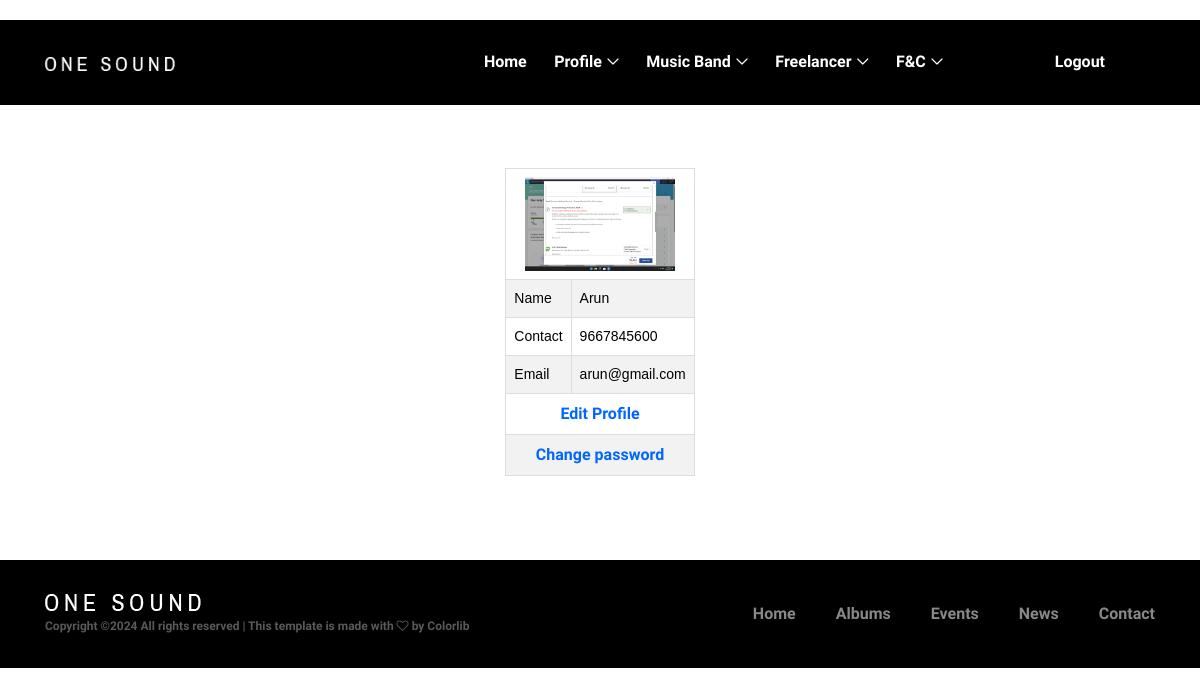
Screenshot of /User/My_profile/ (signed in) with the database file from the repository.
### Guest/models.py (models this page shows)
class tbl_user(models.Model):
    user_name=models.CharField(max_length=50)
    user_gender=models.CharField(max_length=50)
    user_contact=models.CharField(max_length=50)
    user_email=models.CharField(max_length=50)
    user_password=models.CharField(max_length=50)
    place = models.ForeignKey(tbl_place, on_delete=models.CASCADE)
    user_photo = models.FileField(upload_to='Assets/UserPhoto/')
    user_proof = models.FileField(upload_to='Assets/UserProof/')
    user_status = models.IntegerField(default="0")

### User/views.py (the view)
# urls.py: path('My_profile/',views.my_pro,name="my_pro"),
def my_pro(request):
    data=tbl_user.objects.get(id=request.session["uid"])
    return render(request,"User/MyProfile.html",{'data':data})

### User/Templates/User/MyProfile.html (shortened to what this page needs)
{% extends 'User/Header.html' %}
{% load static %}
    {% block content %}
    <br><br><br><br><br><br><br><br>
    <div id="tab" align="center">
    <div class="container-fluid d-bg-image">
        <div class="d-profile">
            <table align="center" style="color: black;" cellpadding="10px" class="d-card">
                <tr>
                    <td colspan="2" align="center"><img src="{{data.user_photo.url}}" alt="" width="150" height="150"></td>
                </tr>
                <tr>
                    <td>Name</td>
                    <td>{{data.user_name}}</td>
                </tr>
                <tr>
                    <td>Contact</td>
                    <td>{{data.user_contact}}</td>
                </tr>
                <tr>
                    <td>Email</td>
                    <td>{{data.user_email}}</td>
                </tr>
                <tr>
                    <td colspan="2" align="center"><a class="d-card-button" href="{% url 'User:editprofile' %}">Edit Profile</a>
                    </td>
                </tr>
                <tr>
                    <td colspan="2" align="center">
                        <a class="d-card-button" href="{% url 'User:changepassword' %}">Change password</a>
                    </td>
                </tr>
            </table>
        </div>
    </div>
</div>
<br><br><br><br>
{% endblock content %}

### Guest/static/main/style.css (style rules this page uses)
* { margin: 0; padding: 0; }
body { font-family: "Archivo Narrow", sans-serif; font-size: 14px; }
a, a:hover, a:focus { -webkit-transition-duration: 500ms; transition-duration: 500ms; text-decoration: none; outline: 0 solid transparent; color: #000000; font-weight: 700; font-size: 16px; font-family: "Archivo Narrow", sans-serif; }
img { height: auto; max-width: 100%; }

### Guest/static/mainform.css (style rules this page uses)
#tab { font-family: "Trebuchet MS", Arial, Helvetica, sans-serif; border-collapse: collapse; width: 100%; }
#tab td, #tab th { border: 1px solid #ddd; padding: 8px; color: #000; }
#tab a { color:#06F; }
#tab tr:nth-child(even) { background-color: #f2f2f2; }

### Guest/static/main/css/classy-nav.css (style rules this page uses)
* { margin: 0; padding: 0; }
body { font-family: "Roboto", sans-serif; }
img { height: auto; max-width: 100%; }

### rows the page displays
tbl_user: user_photo (picture), user_name "Arun", user_contact "9667845600", user_email "arun@gmail.com"
